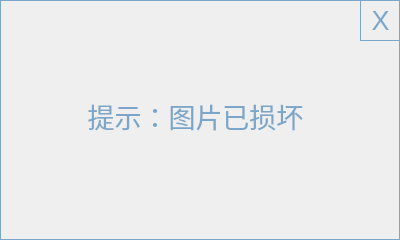
<?xml version="1.0" encoding="UTF-8"?>
<ui version="4.0">
 <class>Hp_Pic_Dialog</class>
 <widget class="QWidget" name="Hp_Pic_Dialog">
  <property name="geometry">
   <rect>
    <x>0</x>
    <y>0</y>
    <width>400</width>
    <height>240</height>
   </rect>
  </property>
  <property name="windowTitle">
   <string>Form</string>
  </property>
  <widget class="QFrame" name="frame">
   <property name="geometry">
    <rect>
     <x>0</x>
     <y>0</y>
     <width>400</width>
     <height>240</height>
    </rect>
   </property>
   <property name="styleSheet">
    <string notr="true">border: 1px solid  #7CA6C9;
background-color: rgba(255, 255, 255, 0);
color:#7CA6C9;
background-image:url(:/res/res/format_default_bg.png);</string>
   </property>
   <property name="frameShape">
    <enum>QFrame::StyledPanel</enum>
   </property>
   <property name="frameShadow">
    <enum>QFrame::Raised</enum>
   </property>
   <widget class="QLabel" name="label_text">
    <property name="geometry">
     <rect>
      <x>0</x>
      <y>60</y>
      <width>391</width>
      <height>111</height>
     </rect>
    </property>
    <property name="font">
     <font>
      <family>微软雅黑</family>
      <pointsize>20</pointsize>
     </font>
    </property>
    <property name="styleSheet">
     <string notr="true">border: 0px solid  #7CA6C9;</string>
    </property>
    <property name="text">
     <string>提示：图片已损坏</string>
    </property>
    <property name="alignment">
     <set>Qt::AlignCenter</set>
    </property>
   </widget>
   <widget class="QPushButton" name="pushButton_exit">
    <property name="geometry">
     <rect>
      <x>360</x>
      <y>0</y>
      <width>41</width>
      <height>41</height>
     </rect>
    </property>
    <property name="font">
     <font>
      <pointsize>20</pointsize>
     </font>
    </property>
    <property name="styleSheet">
     <string notr="true">border: 1px solid  #7CA6C9;</string>
    </property>
    <property name="text">
     <string>X</string>
    </property>
   </widget>
   <zorder>pushButton_exit</zorder>
   <zorder>label_text</zorder>
  </widget>
 </widget>
 <resources/>
 <connections/>
</ui>
